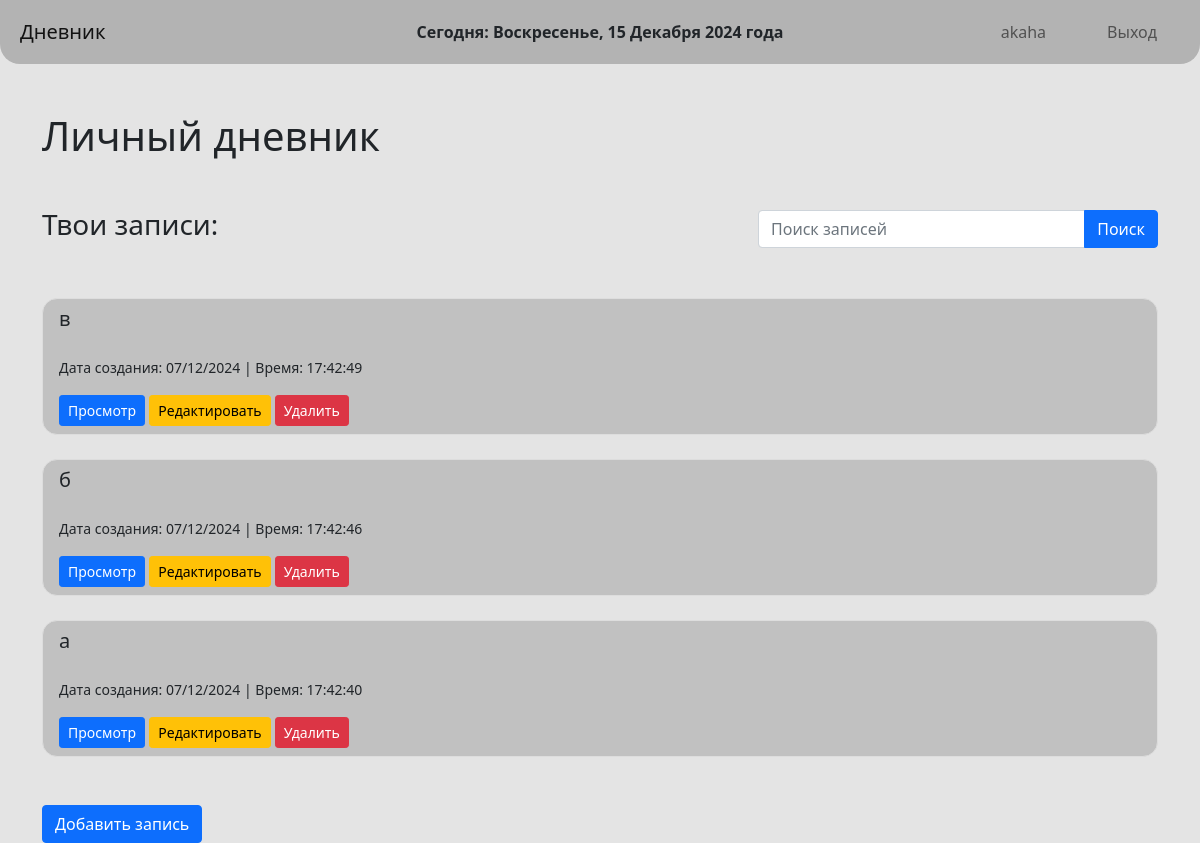
Screenshot of / (signed in) with the database file from the repository.
### appBack.py (models this page shows, shortened)
class Entry(db.Model):
    id = db.Column(db.Integer, primary_key=True)
    title = db.Column(db.String(100), nullable=False)
    content = db.Column(db.Text, nullable=False)
    date_created = db.Column(db.DateTime, default=lambda: datetime.now(timezone))  # Используем KGT
    date_updated = db.Column(db.DateTime, default=lambda: datetime.now(timezone), onupdate=lambda: datetime.now(timezone))  # Обновляем с учетом часовой зоны
    user_id = db.Column(db.Integer, db.ForeignKey('user.id'), nullable=False)

### appBack.py (the view)
@app.route('/')
def index():
    if 'user_id' not in session:
        return redirect(url_for('signin'))
    query = request.args.get('query', '').strip().lower()
    user_id = session['user_id']
    all_entries = Entry.query.filter_by(user_id=user_id).order_by(Entry.date_created.desc()).all()
    if query:
        entries = [entry for entry in all_entries if query in entry.title.lower()]
    else:
        entries = all_entries
    days_of_week = ["Понедельник", "Вторник", "Среда", "Четверг", "Пятница", "Суббота", "Воскресенье"]
    months_of_year = ["Января", "Февраля", "Марта", "Апреля", "Мая", "Июня", "Июля", "Августа", "Сентября", "Октября", "Ноября", "Декабря"]
    timezone = pytz.timezone('Asia/Bishkek')
    now = datetime.now(timezone)
    current_date = f"Сегодня: {days_of_week[now.weekday()]}, {now.day} {months_of_year[now.month - 1]} {now.year} года"
    return render_template('index.html', entries=entries, current_date=current_date, query=query)

### templates/index.html (shortened to what this page needs)
{% extends 'base.html' %}
{% block body %}
<div class="mt-5">
    <h1>Личный дневник</h1>
</div>
<div class="d-flex justify-content-between align-items-center mt-5">
    <h3>Твои записи:</h3>
    <form method="get" action="{{ url_for('index') }}" style="width: 400px;">
        <div class="input-group">
            <input type="text" name="query" class="form-control" placeholder="Поиск записей" value="{{ request.args.get('query', '') }}">
            <button class="btn btn-primary" type="submit">Поиск</button>
        </div>
    </form>
</div>
{% if entries %}
    <div class="list-group mt-4" style="max-height: 550px; overflow-y: auto;">
        {% for entry in entries %}
            <li class="list-group-item mt-4" style="border-radius: 15px; border: 1px solid #ddd; background-color: #c1c1c1">
                <h5>{{ entry.title }}</h5>
                <p><small>Дата создания: {{ entry.date_created.strftime('%d/%m/%Y | Время: %H:%M:%S') }}</small></p>
                <a href="{{ url_for('view_entry', entry_id=entry.id) }}" class="btn btn-primary btn-sm">Просмотр</a>
                <a href="/edit-entry/{{ entry.id }}" class="btn btn-warning btn-sm">Редактировать</a>
                <a href="/delete-entry/{{ entry.id }}" class="btn btn-danger btn-sm">Удалить</a>
            </li>
        {% endfor %}
    </div>
{% else %}
    <p class="mt-5">У тебя еще нет записей в дневнике. Добавь свою первую запись!</p>
{% endif %}
<a href="/add-entry" class="btn btn-primary mt-5">Добавить запись</a>
{% endblock %}

### templates/base.html (shortened to what this page needs)
<!DOCTYPE html>
<html lang="ru">
<head>
    <link href="https://cdn.jsdelivr.net/npm/bootstrap@5.1.3/dist/css/bootstrap.min.css" rel="stylesheet">
</head>
<body>
    <nav class="navbar navbar-expand-lg navbar-light">
        <a class="navbar-brand" href="{{ url_for('index') }}">Дневник</a>
        <div class="navbar-date">
            {{ current_date }}
        </div>
        <div class="navbar-nav">
            {% if 'user_id' not in session %}
                <li class="nav-item {% if request.endpoint == 'registr' %}active{% endif %}">
                    <a class="nav-link" href="{{ url_for('registr') }}">Регистрация</a>
                </li>
                <li class="nav-item {% if request.endpoint == 'signin' %}active{% endif %}">
                    <a class="nav-link" href="{{ url_for('signin') }}">Вход</a>
                </li>
            {% else %}
                <li class="nav-item">
                    <span class="nav-link">{{ session['username'] }}</span>
                </li>
                <li class="nav-item">
                    <a class="nav-link" href="{{ url_for('signout') }}">Выход</a>
                </li>
            {% endif %}
        </div>
    </nav>
    <div class="container">
        {% block body %}
        {% endblock %}
    </div>
</body>
</html>

### templates/base.html (style rules this page uses)
body { background: #e4e4e4; }
.navbar { background-color: #b3b3b3; -webkit-border-bottom-left-radius: 20px; -webkit-border-bottom-right-radius: 20px; }
.navbar { display: flex; justify-content: space-between; align-items: center; padding: 10px 20px; }
.navbar-nav { display: flex; gap: 15px; }
.navbar-brand { margin-right: auto; padding-right: 20px; }
.navbar-nav .nav-item { padding: 5px 15px; border-radius: 30px; }
.nav-link { padding: 5px 15px; }
.navbar-date { text-align: center; position: absolute; left: 50%; transform: translateX(-50%); font-size: 16px; font-weight: bold; }

### rows the page displays
Entry: title "в", date_created|Время "07/12/2024 | Время: 17:42:49"
Entry: title "б", date_created|Время "07/12/2024 | Время: 17:42:46"
Entry: title "а", date_created|Время "07/12/2024 | Время: 17:42:40"

### other values shown
{{ current_date }} "Сегодня: Воскресенье, 15 Декабря 2024 года"
{{ session['username'] }} "akaha"
